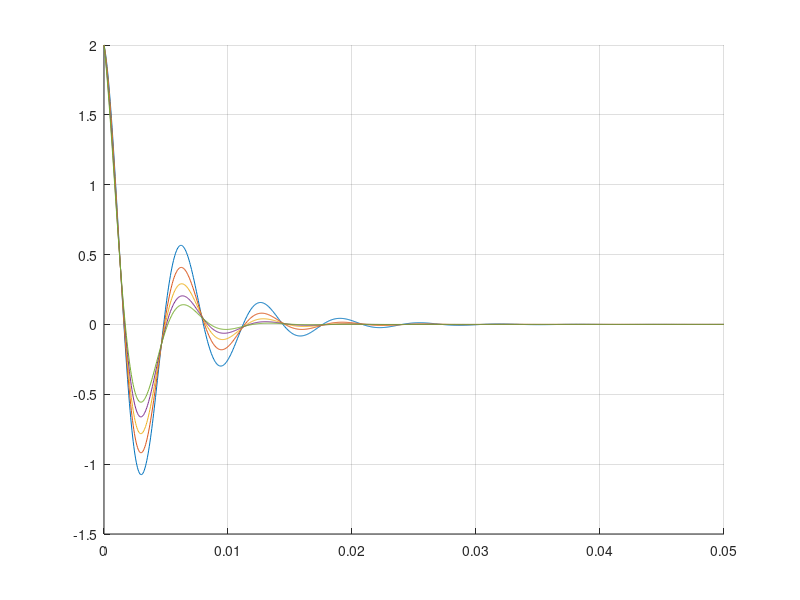

The MATLAB source for this figure:
close all;
clear;
clc;

t = linspace( 0, 50e-3, 1e3);

A1 = -3;
A2 = 5;

a = 200;
w = 1e3;






f = figure('WindowStyle', 'Docked');
hold on;
grid on;

for a = a : 50 : 2*a
    s1 = -a + sqrt( a^2 - w^2 );
    s2 = -a - sqrt( a^2 - w^2 );
    x = A1*exp( s1*t ) + A2*exp( s2*t );
    plot( t, x );
end


% ylim([-0.1 0.1]);
